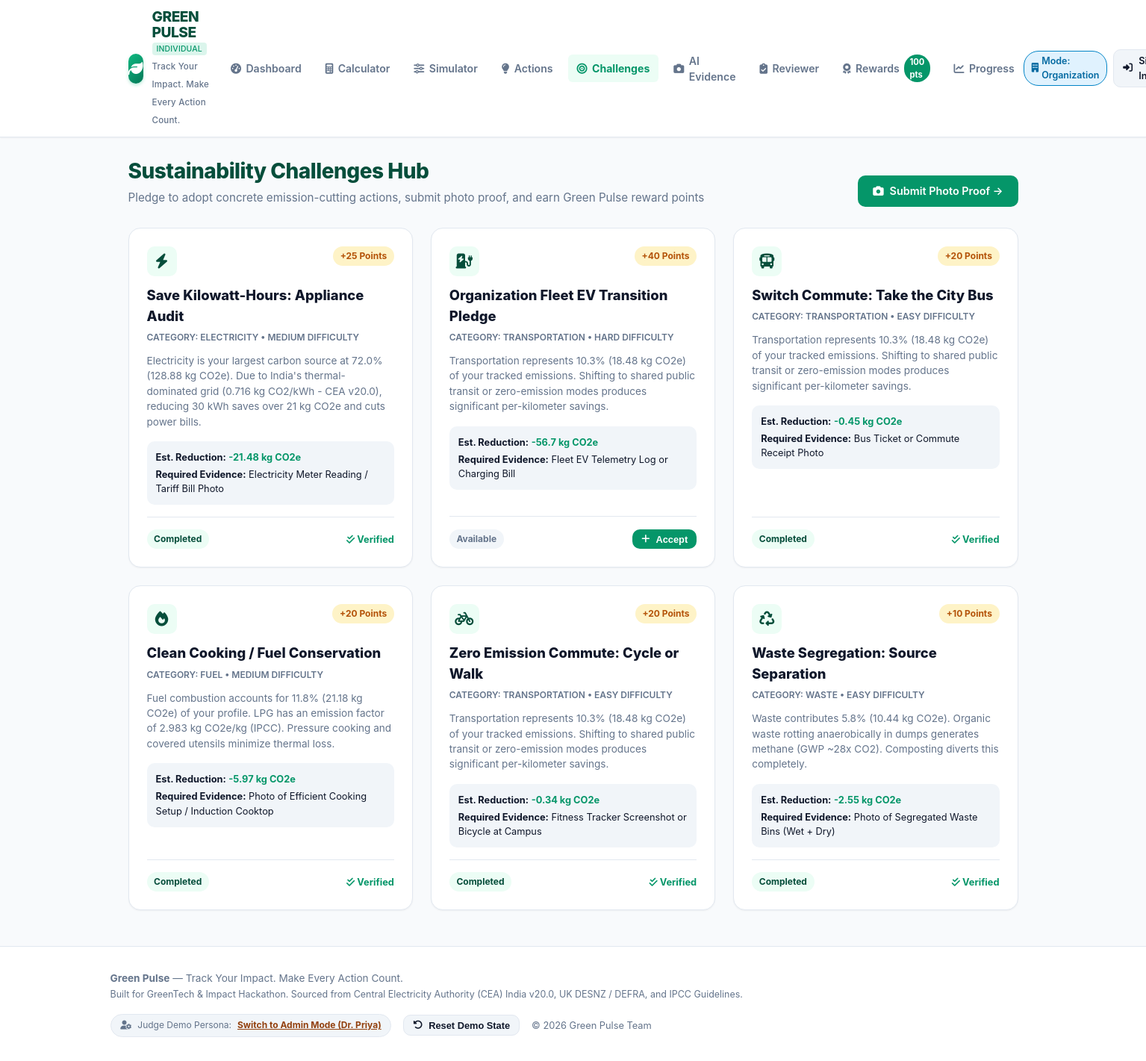
/challenges, run on the app's committed database.
### tables this page shows
CREATE TABLE challenges (
        id INTEGER PRIMARY KEY AUTOINCREMENT,
        title TEXT NOT NULL,
        category TEXT NOT NULL,
        target_audience TEXT NOT NULL DEFAULT 'both', -- 'individual', 'organization', 'both'
        description TEXT NOT NULL,
        baseline_desc TEXT NOT NULL,
        proposed_desc TEXT NOT NULL,
        co2e_saving_estimate REAL NOT NULL,
        financial_saving_estimate REAL NOT NULL,
        instructions TEXT NOT NULL,
        evidence_type TEXT NOT NULL,
        reward_points INTEGER NOT NULL,
        icon TEXT NOT NULL,
        difficulty TEXT DEFAULT 'Medium'
    );

### app.py (the view)
@app.route("/challenges")
def challenges():
    user_id = get_current_user_id()
    recs = recommendations.generate_personalized_recommendations(user_id)
    return render_template("challenges.html", challenges=recs)

### app.py (called while the page is built)
def get_current_user_id():
    return session.get("user_id", 1)

def get_current_org_id():
    if "active_org_id" in session:
        return session["active_org_id"]
    user_id = session.get("user_id", 2)
    org = database.get_user_organization(user_id)
    if org:
        session["active_org_id"] = org["id"]
        return org["id"]
    return 1

### database.py (called while the page is built)
def get_db_connection():
    conn = sqlite3.connect(DB_PATH)
    conn.row_factory = sqlite3.Row
    conn.execute("PRAGMA foreign_keys = ON")
    return conn

def get_organization(org_id):
    conn = get_db_connection()
    cursor = conn.cursor()
    cursor.execute("SELECT * FROM organizations WHERE id = ?", (org_id,))
    row = cursor.fetchone()
    conn.close()
    return dict(row) if row else None

def get_user_organization(user_id):
    conn = get_db_connection()
    cursor = conn.cursor()
    cursor.execute("SELECT org_id FROM users WHERE id = ?", (user_id,))
    u = cursor.fetchone()
    org_id = u["org_id"] if u and u["org_id"] else None
    if not org_id:
        cursor.execute("SELECT org_id FROM organization_members WHERE user_id = ? LIMIT 1", (user_id,))
        m = cursor.fetchone()
        org_id = m["org_id"] if m else None
    if not org_id:
        cursor.execute("SELECT id FROM organizations WHERE admin_user_id = ? LIMIT 1", (user_id,))
        o = cursor.fetchone()
        org_id = o["id"] if o else None
    if org_id:
        cursor.execute("SELECT * FROM organizations WHERE id = ?", (org_id,))
        row = cursor.fetchone()
        conn.close()
        return dict(row) if row else None
    conn.close()
    return None

### templates/challenges.html
{% extends "base.html" %}
{% block content %}
<div class="page-header">
  <div>
    <h1 class="page-title">Sustainability Challenges Hub</h1>
    <p class="page-subtitle">Pledge to adopt concrete emission-cutting actions, submit photo proof, and earn Green Pulse reward points</p>
  </div>
  <div>
    <a href="{{ url_for('evidence_upload') }}" class="btn btn-primary">
      <i class="fa-solid fa-camera"></i> Submit Photo Proof &rarr;
    </a>
  </div>
</div>
<div class="grid-3">
  {% for ch in challenges %}
    <div class="card" style="display: flex; flex-direction: column; justify-content: space-between; position: relative;">
      <div>
        <div style="display: flex; justify-content: space-between; align-items: flex-start; margin-bottom: 0.75rem;">
          <span style="width: 40px; height: 40px; border-radius: var(--radius-md); background: var(--primary-light); color: var(--primary-dark); display: flex; align-items: center; justify-content: center; font-size: 1.25rem;">
            <i class="fa-solid {{ ch.icon }}"></i>
          </span>
          <span class="badge" style="background: #fef3c7; color: #b45309; font-weight: 700;">
            +{{ ch.reward_points }} Points
          </span>
        </div>
        <h3 style="font-size: 1.15rem; font-weight: 800; color: var(--text-main); margin-bottom: 0.35rem;">
          {{ ch.title }}
        </h3>
        <div style="font-size: 0.75rem; text-transform: uppercase; color: var(--text-muted); font-weight: 600; margin-bottom: 0.75rem;">
          Category: {{ ch.category }} &bull; {{ ch.difficulty }} Difficulty
        </div>
        <p style="font-size: 0.85rem; color: var(--text-muted); margin-bottom: 1rem; line-height: 1.5;">
          {{ ch.why_recommended }}
        </p>
        <div style="background: var(--border-subtle); border-radius: var(--radius-md); padding: 0.75rem; font-size: 0.8rem; margin-bottom: 1rem;">
          <div style="margin-bottom: 0.25rem;">
            <strong>Est. Reduction:</strong> <span style="color: #059669; font-weight: 700;">-{{ ch.emissions_diff }} kg CO2e</span>
          </div>
          <div>
            <strong>Required Evidence:</strong> {{ ch.evidence_type }}
          </div>
        </div>
      </div>
      <div style="border-top: 1px solid var(--border-color); padding-top: 1rem; display: flex; justify-content: space-between; align-items: center;">
        <span class="badge badge-{{ 'completed' if ch.status == 'completed' else ('pending' if 'submitted' in ch.status else ('accepted' if ch.status == 'accepted' else 'available')) }}">
          {{ ch.status | capitalize }}
        </span>
        {% if ch.status == 'available' %}
          <form action="{{ url_for('accept_challenge', challenge_id=ch.challenge_id) }}" method="POST">
            <button type="submit" class="btn btn-sm btn-primary">
              <i class="fa-solid fa-plus"></i> Accept
            </button>
          </form>
        {% elif ch.status == 'accepted' %}
          <a href="{{ url_for('evidence_upload', challenge_id=ch.challenge_id) }}" class="btn btn-sm btn-success">
            <i class="fa-solid fa-camera"></i> Upload Proof
          </a>
        {% elif 'submitted' in ch.status %}
          <a href="{{ url_for('evidence_upload') }}" class="btn btn-sm btn-secondary">Review Status</a>
        {% else %}
          <span style="font-size: 0.8rem; color: var(--primary); font-weight: 700;">
            <i class="fa-solid fa-check-double"></i> Verified
          </span>
        {% endif %}
      </div>
    </div>
  {% endfor %}
</div>
{% endblock %}

### static/css/style.css (style rules this page uses)
:root { --primary: #059669; --primary-hover: #047857; --primary-light: #ecfdf5; --primary-border: #a7f3d0; --primary-dark: #064e3b; --secondary: #0284c7; --secondary-light: #e0f2fe; --accent: #f59e0b; --accent-light: #fef3c7; --danger: #ef4444; --danger-light: #fee2e2; --bg-page: #f8fafc; --bg-surface: #ffffff; --bg-card: #ffffff; --text-main: #0f172a; --text-muted: #64748b; --text-light: #94a3b8; --border-color: #e2e8f0; --border-subtle: #f1f5f9; --shadow-sm: 0 1px 2px 0 rgb(0 0 0 / 0.05); --shadow-md: 0 4px 6px -1px rgb(0 0 0 / 0.1), 0 2px 4px -2px rgb(0 0 0 / 0.1); --shadow-lg: 0 10px 15px -3px rgb(0 0 0 / 0.1), 0 4px 6px -4px rgb(0 0 0 / 0.1); --radius-sm: 6px; --radius-md: 10px; --radius-lg: 16px; --radius-full: 9999px; }
* { box-sizing: border-box; margin: 0; padding: 0; }
body { font-family: -apple-system, BlinkMacSystemFont, "Segoe UI", Roboto, "Helvetica Neue", Arial, sans-serif; background-color: var(--bg-page); color: var(--text-main); line-height: 1.5; -webkit-font-smoothing: antialiased; }
.page-header { display: flex; justify-content: space-between; align-items: flex-end; margin-bottom: 1.75rem; }
.page-title { font-size: 1.75rem; font-weight: 800; color: var(--primary-dark); letter-spacing: -0.5px; }
.page-subtitle { font-size: 0.95rem; color: var(--text-muted); margin-top: 0.25rem; }
.card { background: var(--bg-surface); border: 1px solid var(--border-color); border-radius: var(--radius-lg); box-shadow: var(--shadow-sm); padding: 1.5rem; transition: transform 0.2s ease, box-shadow 0.2s ease; }
.grid-3 { display: grid; grid-template-columns: repeat(auto-fit, minmax(320px, 1fr)); gap: 1.5rem; margin-bottom: 1.75rem; }
.btn { display: inline-flex; align-items: center; justify-content: center; gap: 0.5rem; padding: 0.65rem 1.25rem; font-size: 0.9rem; font-weight: 600; border-radius: var(--radius-md); cursor: pointer; border: none; text-decoration: none; transition: all 0.2s ease; }
.btn-primary { background: var(--primary); color: white; }
.btn-sm { padding: 0.35rem 0.75rem; font-size: 0.8rem; }
.badge { display: inline-flex; align-items: center; gap: 0.3rem; padding: 0.25rem 0.6rem; border-radius: var(--radius-full); font-size: 0.75rem; font-weight: 700; text-transform: capitalize; }
.badge-approved, .badge-completed { background: var(--primary-light); color: var(--primary-dark); }
.badge-available { background: var(--border-subtle); color: var(--text-muted); }

### data on the page
challenges: reward_points "25", title "Save Kilowatt-Hours: Appliance Audit", category "ELECTRICITY", difficulty "MEDIUM", why_recommended "Electricity is your largest carbon source at 72.0% (128.88 kg CO2e). Due to India's thermal-dominated grid (0.716 kg CO2/kWh - CEA v20.0), reducing 30 kWh saves over 21 kg CO2e and cuts power bills.", emissions_diff "21.48", evidence_type "Electricity Meter Reading / Tariff Bill Photo", status "Completed", shows "Verified"
challenges: reward_points "40", title "Organization Fleet EV Transition Pledge", category "TRANSPORTATION", difficulty "HARD", why_recommended "Transportation represents 10.3% (18.48 kg CO2e) of your tracked emissions. Shifting to shared public transit or zero-emission modes produces significant per-kilometer savings.", emissions_diff "56.7", evidence_type "Fleet EV Telemetry Log or Charging Bill", status "Available"
challenges: reward_points "20", title "Switch Commute: Take the City Bus", category "TRANSPORTATION", difficulty "EASY", why_recommended "Transportation represents 10.3% (18.48 kg CO2e) of your tracked emissions. Shifting to shared public transit or zero-emission modes produces significant per-kilometer savings.", emissions_diff "0.45", evidence_type "Bus Ticket or Commute Receipt Photo", status "Completed", shows "Verified"
challenges: reward_points "20", title "Clean Cooking / Fuel Conservation", category "FUEL", difficulty "MEDIUM", why_recommended "Fuel combustion accounts for 11.8% (21.18 kg CO2e) of your profile. LPG has an emission factor of 2.983 kg CO2e/kg (IPCC). Pressure cooking and covered utensils minimize thermal loss.", emissions_diff "5.97", evidence_type "Photo of Efficient Cooking Setup / Induction Cooktop", status "Completed", shows "Verified"
challenges: reward_points "20", title "Zero Emission Commute: Cycle or Walk", category "TRANSPORTATION", difficulty "EASY", why_recommended "Transportation represents 10.3% (18.48 kg CO2e) of your tracked emissions. Shifting to shared public transit or zero-emission modes produces significant per-kilometer savings.", emissions_diff "0.34", evidence_type "Fitness Tracker Screenshot or Bicycle at Campus", status "Completed", shows "Verified"
challenges: reward_points "10", title "Waste Segregation: Source Separation", category "WASTE", difficulty "EASY", why_recommended "Waste contributes 5.8% (10.44 kg CO2e). Organic waste rotting anaerobically in dumps generates methane (GWP ~28x CO2). Composting diverts this completely.", emissions_diff "2.55", evidence_type "Photo of Segregated Waste Bins (Wet + Dry)", status "Completed", shows "Verified"

### other printed values
{{ 'ORGANIZATION' if active_mode == 'organization' else 'INDIVIDUAL' }} "INDIVIDUAL"
{{ points_data.balance }} "100"
